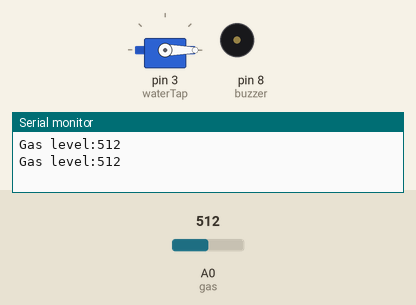
Recording of a sketch running on a simulated Arduino Uno, built with avr-gcc and run on an emulated ATmega328P. Parts: servo, buzzer (waves = sounding), the last lines printed to the serial monitor. The inputs (shaded band) are chosen by the test bench; at power-on: A0 (gas) = 512. The modem accepts every AT command (registered, SIM ready, sends succeed) and sends nothing else.

Above: at 2.8 s.
2.9 s: A0 (gas) set to 588
6.2 s: A0 (gas) set to 612
At 9.3 s:
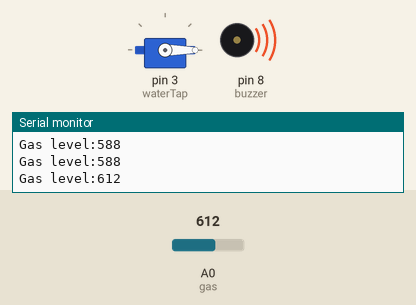
10.5 s: A0 (gas) set to 691
16.5 s: A0 (gas) set to 714
At 22.9 s:
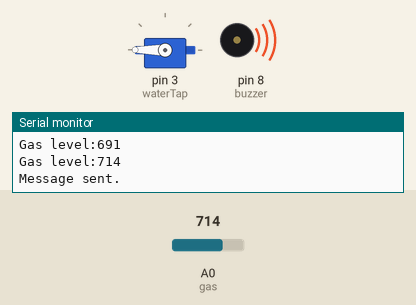
Timing chart, 0 to 23.5 s (numbered marks = the images above; inputs shaded):
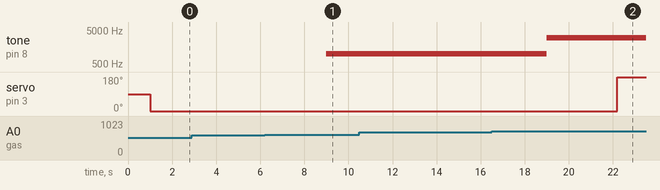

The sketch:

FireAlarmSystem.ino
```cpp
#include <SoftwareSerial.h>
#include <Servo.h>

SoftwareSerial mySerial(9, 10);
String textForSMS;

int buzzer = 8;
int gas = 0;
int greenLED = 5;
int yellowLED = 6;
int redLED = 7;
Servo waterTap;

void setup()
{
  mySerial.begin(9600); //initializes s/w serial connection to 9600 bps
  pinMode(buzzer, OUTPUT);
  pinMode(gas, INPUT);
  waterTap.attach(3);
  Serial.begin(9600); //initializes h/w serial connection to 9600 bps (both h/w and s/w needs to be at same bitrate)
}

void loop()
{
  int gasLevel = analogRead(gas);
  Serial.print("Gas level:");
  Serial.println(gasLevel);
  delay(1000);
  if (gasLevel > 600 && gasLevel <= 700) { //warning light(YELLOW) + light buzzer@1000Hz
    tone(buzzer, 1000);
    digitalWrite(redLED, LOW);
    digitalWrite(yellowLED, HIGH);
    digitalWrite(greenLED, LOW);
  } else if (gasLevel > 700) { //alert light(RED) + heavy buzzer@3000Hz + SMS + TAP
    tone(buzzer, 3000);
    digitalWrite(redLED, HIGH);
    digitalWrite(yellowLED, LOW);
    digitalWrite(greenLED, LOW);
    textForSMS = "EMERGENCY!! There's a Fire! Rush home immediately.";
    SendMessage(textForSMS);
    Serial.println("Message sent.");
    waterTap.write(180);
    delay(8000);
  } else { //safe light(GREEN)
    noTone(buzzer);
    digitalWrite(redLED, LOW);
    digitalWrite(yellowLED, LOW);
    digitalWrite(greenLED, HIGH);
    waterTap.write(0);
  }
  delay(1000);
}

void SendMessage(String message)
{
  mySerial.println("AT+CMGF=1"); //Sets the GSM Module in Text Mode
  delay(1000);
  mySerial.println("AT+CMGS=\"+919448061047\"\r");
  delay(1000);
  mySerial.println(message); //content of message
  delay(100);
  mySerial.println((char)26); //ctrl+z ascii value(to send message from serial monitor)
  delay(1000);
}
```

Measured:
- the behaviour switches between 600 and 601 on A0 (gas) (found by bisection; images 0 and 1)
- the behaviour switches between 700 and 701 on A0 (gas) (found by bisection; images 1 and 2)
- after the input at 6.2 s, tone on pin 8 (buzzer): silent → 1000 Hz after 2.8 s
- after the input at 16.5 s, tone on pin 8 (buzzer): 1000 Hz → 3000 Hz after 2.5 s; servo on pin 3 (waterTap): 0° → 180° after 5.7 s
